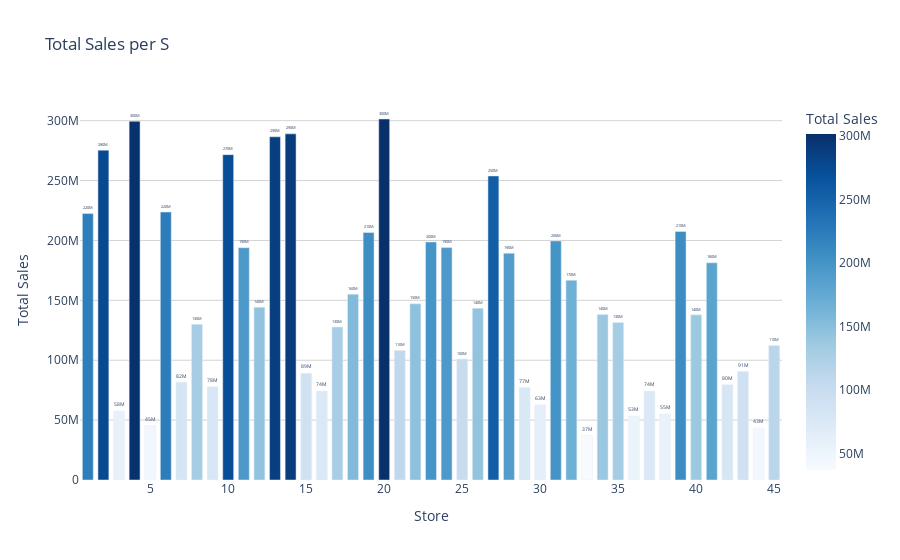

The notebook cell this image was saved under:
### Code cell
# Section 4: Store Analysis
if "store" in key_columns and "sales" in key_columns:
    # Group by store and remove any with 0 sales
    store_stats = (
        data.groupby(key_columns["store"])[key_columns["sales"]]
        .sum()
        .reset_index()
    )
    store_stats = store_stats[store_stats[key_columns["sales"]] > 0]

    # Sort ALL stores by total sales (descending)
    store_stats = store_stats.sort_values(by=key_columns["sales"], ascending=False)

    # Bar Chart of ALL Stores
    fig = px.bar(
        store_stats,
        x=key_columns["store"],
        y=key_columns["sales"],
        text=key_columns["sales"],
        title="Total Sales per S",
        labels={key_columns["store"]: "Store", key_columns["sales"]: "Total Sales"},
        color=key_columns["sales"],
        color_continuous_scale="Blues"
    )

    # Styling
    fig.update_traces(texttemplate='%{text:.2s}', textposition="outside")
    fig.update_layout(
        xaxis=dict(title="Store", categoryorder="total descending"),
        yaxis=dict(title="Total Sales", gridcolor="lightgrey"),
        plot_bgcolor="white",
        font=dict(size=12),
        bargap=0.3
    )

    fig.show()

### Figure 1 — Plotly figure (JSON) as saved in the notebook; plotly's stock layout.template omitted (floating-point values rounded to 4 significant figures)
{"data": [{"alignmentgroup": "True", "hovertemplate": "Store=%{x}<br>Total Sales=%{marker.color}<extra></extra>", "legendgroup": "", "marker": {"color": [301400000.0, 299500000.0, 289000000.0, 286500000.0, 275400000.0, 271600000.0, 253900000.0, 223800000.0, 222400000.0, 207400000.0, 206600000.0, 199600000.0, 198800000.0, 194000000.0, 194000000.0, 189300000.0, 181300000.0, 166800000.0, 155100000.0, 147100000.0, 144300000.0, 143400000.0, 138249763, 137900000.0, 131500000.0, 130000000.0, 127800000.0, 112400000.0, 108100000.0, 101100000.0, 90570000.0, 89130000.0, 81600000.0, 79570000.0, 77790000.0, 77140000.0, 74250000.0, 74200000.0, 62720000.0, 57590000.0, 55160000.0, 53410000.0, 45480000.0, 43290000.0, 37160000.0], "coloraxis": "coloraxis", "pattern": {"shape": ""}}, "name": "", "offsetgroup": "", "orientation": "v", "showlegend": false, "text": [301400000.0, 299500000.0, 289000000.0, 286500000.0, 275400000.0, 271600000.0, 253900000.0, 223800000.0, 222400000.0, 207400000.0, 206600000.0, 199600000.0, 198800000.0, 194000000.0, 194000000.0, 189300000.0, 181300000.0, 166800000.0, 155100000.0, 147100000.0, 144300000.0, 143400000.0, 138249763, 137900000.0, 131500000.0, 130000000.0, 127800000.0, 112400000.0, 108100000.0, 101100000.0, 90570000.0, 89130000.0, 81600000.0, 79570000.0, 77790000.0, 77140000.0, 74250000.0, 74200000.0, 62720000.0, 57590000.0, 55160000.0, 53410000.0, 45480000.0, 43290000.0, 37160000.0], "textposition": "outside", "texttemplate": "%{text:.2s}", "type": "bar", "x": [20, 4, 14, 13, 2, 10, 27, 6, 1, 39, 19, 31, 23, 24, 11, 28, 41, 32, 18, 22, 12, 26, 34, 40, 35, 8, 17, 45, 21, 25, 43, 15, 7, 42, 9, 29, 16, 37, 30, 3, 38, 36, 5, 44, 33], "xaxis": "x", "y": [301400000.0, 299500000.0, 289000000.0, 286500000.0, 275400000.0, 271600000.0, 253900000.0, 223800000.0, 222400000.0, 207400000.0, 206600000.0, 199600000.0, 198800000.0, 194000000.0, 194000000.0, 189300000.0, 181300000.0, 166800000.0, 155100000.0, 147100000.0, 144300000.0, 143400000.0, 138249763, 137900000.0, 131500000.0, 130000000.0, 127800000.0, 112400000.0, 108100000.0, 101100000.0, 90570000.0, 89130000.0, 81600000.0, 79570000.0, 77790000.0, 77140000.0, 74250000.0, 74200000.0, 62720000.0, 57590000.0, 55160000.0, 53410000.0, 45480000.0, 43290000.0, 37160000.0], "yaxis": "y"}], "layout": {"autosize": true, "bargap": 0.3, "barmode": "relative", "coloraxis": {"colorbar": {"title": {"text": "Total Sales"}}, "colorscale": [[0, "rgb(247,251,255)"], [0.125, "rgb(222,235,247)"], [0.25, "rgb(198,219,239)"], [0.375, "rgb(158,202,225)"], [0.5, "rgb(107,174,214)"], [0.625, "rgb(66,146,198)"], [0.75, "rgb(33,113,181)"], [0.875, "rgb(8,81,156)"], [1, "rgb(8,48,107)"]]}, "font": {"size": 12}, "legend": {"tracegroupgap": 0}, "plot_bgcolor": "white", "title": {"text": "Total Sales per S"}, "xaxis": {"anchor": "y", "autorange": true, "categoryorder": "total descending", "domain": [0, 1], "range": [0.5, 45.5], "title": {"text": "Store"}, "type": "linear"}, "yaxis": {"anchor": "x", "autorange": true, "domain": [0, 1], "gridcolor": "lightgrey", "range": [0, 317300000.0], "title": {"text": "Total Sales"}, "type": "linear"}}}
